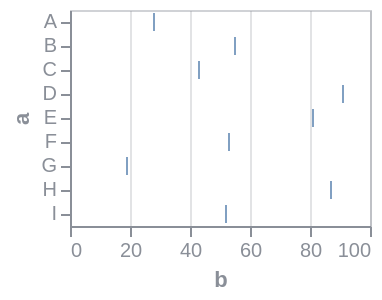

Vega-Lite specification stored for this chart:
### Vega specification from a JSON file in a GitHub repository (floating-point values rounded to 4 significant figures)
{"$schema": "https://vega.github.io/schema/vega/v6.json", "background": null, "padding": 5, "width": 150, "height": 108, "style": "cell", "data": [{"name": "source_0", "values": [{"a": "A", "b": 28, "c": 5, "g": "x"}, {"a": "B", "b": 55, "c": 9, "g": "y"}, {"a": "C", "b": 43, "c": 2, "g": "x"}, {"a": "D", "b": 91, "c": 7, "g": "y"}, {"a": "E", "b": 81, "c": 4, "g": "x"}, {"a": "F", "b": 53, "c": 6, "g": "y"}, {"a": "G", "b": 19, "c": 8, "g": "x"}, {"a": "H", "b": 87, "c": 1, "g": "y"}, {"a": "I", "b": 52, "c": 3, "g": "x"}]}, {"name": "data_0", "source": "source_0", "transform": [{"type": "filter", "expr": "isValid(datum[\"b\"]) && isFinite(+datum[\"b\"])"}]}], "marks": [{"name": "marks", "type": "rect", "style": ["tick"], "from": {"data": "data_0"}, "encode": {"update": {"opacity": {"value": 0.7}, "fill": {"value": "#4c78a8"}, "ariaRoleDescription": {"value": "tick"}, "description": {"signal": "\"b: \" + (format(datum[\"b\"], \"\")) + \"; a: \" + (isValid(datum[\"a\"]) ? isArray(datum[\"a\"]) ? join(datum[\"a\"], ' ') : datum[\"a\"] : \"\"+datum[\"a\"])"}, "y": {"scale": "y", "field": "a"}, "height": {"signal": "max(0.25, bandwidth('y'))"}, "xc": {"scale": "x", "field": "b"}, "width": {"value": 1}}}}], "scales": [{"name": "x", "type": "linear", "domain": {"data": "data_0", "field": "b"}, "range": [0, {"signal": "width"}], "nice": true, "zero": true}, {"name": "y", "type": "band", "domain": {"data": "data_0", "field": "a", "sort": true}, "range": [0, {"signal": "height"}], "paddingInner": 0.25, "paddingOuter": 0.125}], "axes": [{"scale": "x", "orient": "bottom", "gridScale": "y", "grid": true, "tickCount": {"signal": "ceil(width/40)"}, "domain": false, "labels": false, "aria": false, "maxExtent": 0, "minExtent": 0, "ticks": false, "zindex": 0}, {"scale": "x", "orient": "bottom", "grid": false, "title": "b", "labelFlush": true, "labelOverlap": true, "tickCount": {"signal": "ceil(width/40)"}, "zindex": 0}, {"scale": "y", "orient": "left", "grid": false, "title": "a", "zindex": 0}], "config": {"axis": {"labelColor": "#8a8f98", "titleColor": "#8a8f98", "domainColor": "#8a8f98", "tickColor": "#8a8f98", "gridColor": "#8a8f98", "gridOpacity": 0.25}, "legend": {"labelColor": "#8a8f98", "titleColor": "#8a8f98"}, "style": {"cell": {"stroke": "#8a8f98", "strokeOpacity": 0.4}}}}
